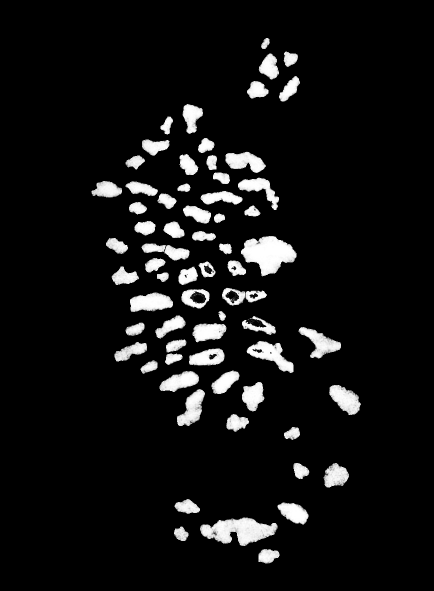
#> input picture cleaned_image.png, 867 x 1182 px (shown at 1/2 size)
$ python -i Image_comparison_functions.py   (imports and definitions only)
#> lines starting #> are read from the running program, lines starting #| are printed output that depends on the picture; after the words box and inside, x2 and y2 are one past the last pixel; in counts of white or black regions, pixels touching at a corner belong together
#> further down, picture is the input picture: shape (1182, 867); min 0, max 255, mean 19
import os
import cv2
import scipy.io
import matplotlib.pyplot as plt
import numpy as np
import scipy as sp
import pandas as pd
from matplotlib import colors
from skimage.morphology import disk, reconstruction, binary_opening, binary_closing


###########################################################################
####### Charger et ouvrir
###########################################################################
# [63 lines left out: functions loadImage, loadMask, draw1Plot, drawOverlapPlot, draw2Plots, draw3Plots, not called in this run]


###########################################################################
######## Pré-traitement image
###########################################################################
def deleteRectangles(im):
    _, binary = cv2.threshold(im, 10, 255, cv2.THRESH_BINARY_INV)
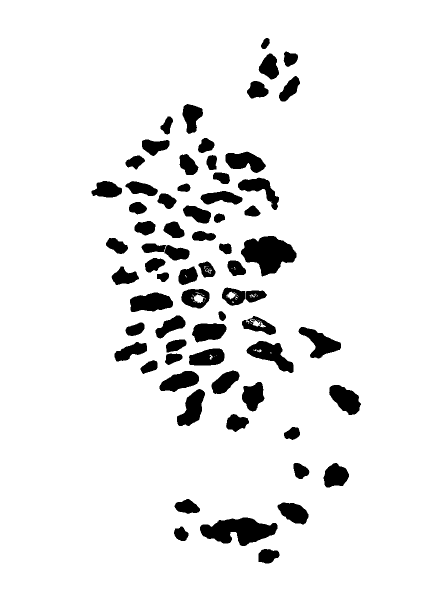
#> binary: shape (1182, 867) (shown at 1/2 size); 91.7% white; 69 black regions (1 under 20 px), largest, box (x1, y1, x2, y2) and area: (482, 472, 593, 553) 5529, (400, 1035, 555, 1092) 5452, (493, 682, 587, 746) 2776
    contours, _ = cv2.findContours(binary, cv2.RETR_EXTERNAL, cv2.CHAIN_APPROX_SIMPLE)
#> contours = [[[0, 0], [0, 1181], [866, 1181], [866, 0]]]
    rect_mask = np.ones(im.shape, dtype=np.uint8) * 255

    for contour in contours:
        x, y, w, h = cv2.boundingRect(contour)
        if (w > 20 and h > 20) and (x < 10 or x + w > im.shape[1] - 10):
            cv2.drawContours(rect_mask, [contour], -1, 0, -1)
#> this loop made 1 pass
#> (contour, x, y, w, h) on pass 1: ([[0, 0], [0, 1181], [866, 1181], [866, 0]], 0, 0, 867, 1182)
#> rect_mask: shape (1182, 867); every value is 0

    rect_free_im = im.copy()
    rect_free_im[rect_mask == 0] = 128
#> rect_free_im: shape (1182, 867); every value is 128
    return rect_free_im

# [165 lines left out: functions imageBrightness, threshold, openClose, FAS, ReconstructionDilatation, fillHoles and 4 more, not called in this run]

def name_exists(df, name):
    return (df['Filter'] == name).any()

# [20 lines left out: functions fillDataframe, fillDataframeShapes, not called in this run]

>>> import cv2
>>> picture = cv2.imread('cleaned_image.png', cv2.IMREAD_GRAYSCALE)
>>> result = deleteRectangles(picture)
